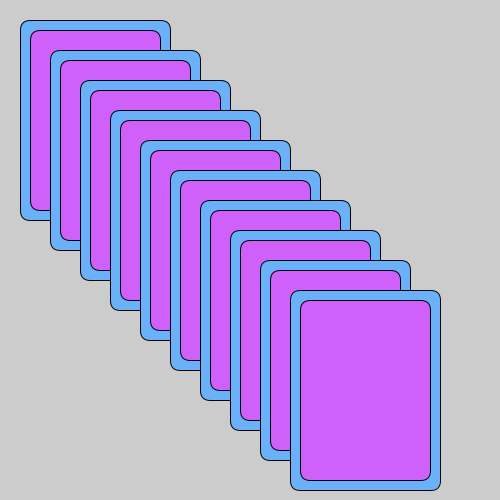
Frame 1 (no input)
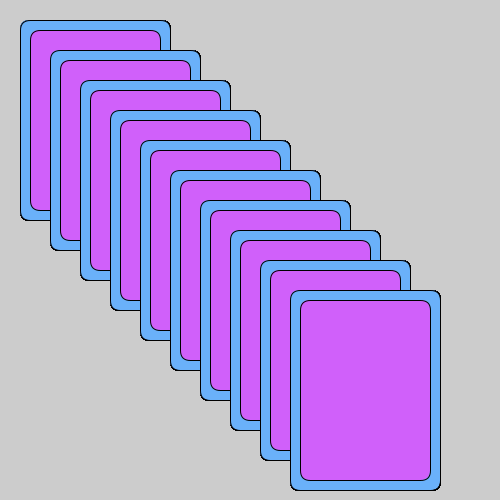
Frame 60 (the mouse pressed at the canvas centre just before this capture)
Frame 120 (the mouse held since frame 60 and released just before this capture): identical to frame 60, image omitted

The Processing sketch that drew these frames (run headless with seeded random() and noise(); from frame 60 on, the mouse is pressed at the canvas centre):

// Processing sketch: week02_2_many_cards
// ── week02_2_many_cards.pde
void setup(){
 size(500,500); 
}
void draw(){
 drawCard(10,10);
 drawCard(40,40);
 drawCard(70,70);
 drawCard(100,100);
 drawCard(130,130);
 drawCard(160,160);
 drawCard(190,190);
 drawCard(220,220);
 drawCard(250,250);
 drawCard(280,280);
}
int w=10;
void drawCard(int x,int y){
   fill(#6AB1FA);
  rect(x+w,y+w, 150,200 , 10);
  fill(#D060FA);
  rect(x+w+10,y+w+10, 130,180 ,10);
}
